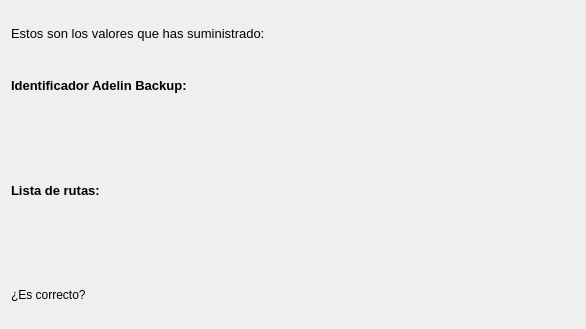
<ui version="4.0" >
 <class>CWCommitConfigPage</class>
 <widget class="QWidget" name="CWCommitConfigPage" >
  <property name="geometry" >
   <rect>
    <x>0</x>
    <y>0</y>
    <width>586</width>
    <height>329</height>
   </rect>
  </property>
  <property name="windowTitle" >
   <string>Form</string>
  </property>
  <layout class="QVBoxLayout" >
   <item>
    <widget class="QLabel" name="label" >
     <property name="text" >
      <string>&lt;!DOCTYPE HTML PUBLIC "-//W3C//DTD HTML 4.0//EN" "http://www.w3.org/TR/REC-html40/strict.dtd">
&lt;html>&lt;head>&lt;meta name="qrichtext" content="1" />&lt;style type="text/css">
p, li { white-space: pre-wrap; }
&lt;/style>&lt;/head>&lt;body style=" font-family:'Sans Serif'; font-size:10pt; font-weight:400; font-style:normal;">
&lt;p style=" margin-top:0px; margin-bottom:0px; margin-left:0px; margin-right:0px; -qt-block-indent:0; text-indent:0px; font-size:9pt;">&lt;span style=" font-size:10pt;">Estos son los valores que has suministrado:&lt;/span>&lt;/p>&lt;/body>&lt;/html></string>
     </property>
     <property name="wordWrap" >
      <bool>true</bool>
     </property>
    </widget>
   </item>
   <item>
    <widget class="QLabel" name="label_2" >
     <property name="text" >
      <string>&lt;!DOCTYPE HTML PUBLIC "-//W3C//DTD HTML 4.0//EN" "http://www.w3.org/TR/REC-html40/strict.dtd">
&lt;html>&lt;head>&lt;meta name="qrichtext" content="1" />&lt;style type="text/css">
p, li { white-space: pre-wrap; }
&lt;/style>&lt;/head>&lt;body style=" font-family:'Sans Serif'; font-size:10pt; font-weight:400; font-style:normal;">
&lt;p style=" margin-top:0px; margin-bottom:0px; margin-left:0px; margin-right:0px; -qt-block-indent:0; text-indent:0px; font-size:9pt;">&lt;span style=" font-size:10pt; font-weight:600;">Identificador Adelin Backup:&lt;/span>&lt;/p>&lt;/body>&lt;/html></string>
     </property>
    </widget>
   </item>
   <item>
    <widget class="QLabel" name="label_4" >
     <property name="text" >
      <string/>
     </property>
    </widget>
   </item>
   <item>
    <widget class="QLabel" name="label_3" >
     <property name="text" >
      <string>&lt;!DOCTYPE HTML PUBLIC "-//W3C//DTD HTML 4.0//EN" "http://www.w3.org/TR/REC-html40/strict.dtd">
&lt;html>&lt;head>&lt;meta name="qrichtext" content="1" />&lt;style type="text/css">
p, li { white-space: pre-wrap; }
&lt;/style>&lt;/head>&lt;body style=" font-family:'Sans Serif'; font-size:10pt; font-weight:400; font-style:normal;">
&lt;p style=" margin-top:0px; margin-bottom:0px; margin-left:0px; margin-right:0px; -qt-block-indent:0; text-indent:0px; font-size:9pt;">&lt;span style=" font-size:10pt; font-weight:600;">Lista de rutas:&lt;/span>&lt;/p>&lt;/body>&lt;/html></string>
     </property>
    </widget>
   </item>
   <item>
    <widget class="QLabel" name="label_5" >
     <property name="text" >
      <string/>
     </property>
    </widget>
   </item>
   <item>
    <widget class="QLabel" name="label_6" >
     <property name="text" >
      <string>¿Es correcto?</string>
     </property>
    </widget>
   </item>
  </layout>
 </widget>
 <resources/>
 <connections/>
</ui>
